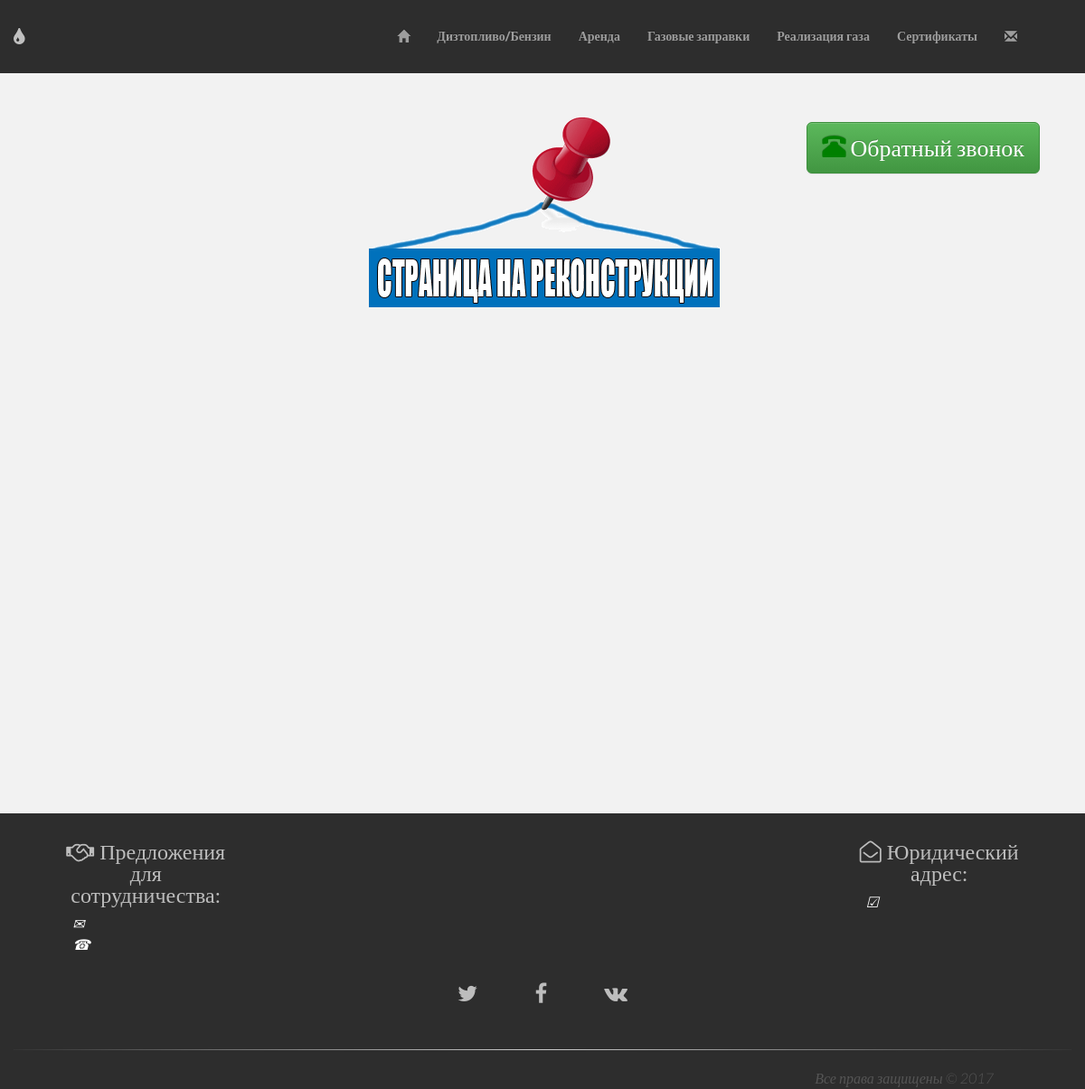
Before: /techwork/ with the older database file.
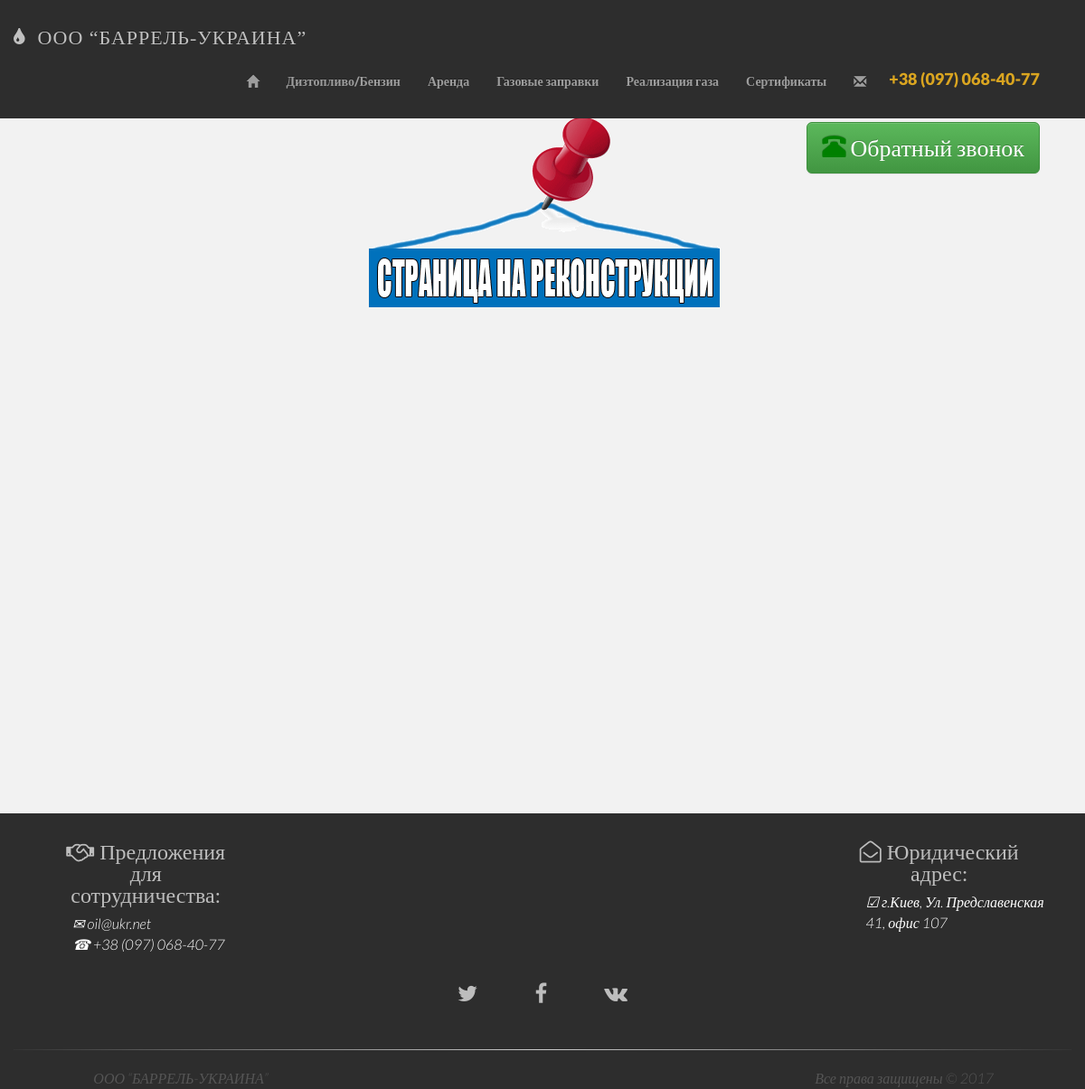
After: the same page with the newer database file.
### oilstandart/models.py (models this page shows, shortened)
class PriceAndCompany(models.Model):
    author = models.ForeignKey('auth.User') #Ссылка на другую модель
    price = models.CharField(verbose_name='Цена за 1 литр', max_length=200)#Ограничение числовых символов
    company = models.CharField(verbose_name='Название компании', max_length=200)
    created_date = models.DateTimeField(verbose_name='Дата',
            default=timezone.now)  #Дата и время
    published_date = models.DateTimeField(verbose_name='Публикация даты',
            blank=True, null=True)
    class Meta:
        verbose_name_plural = "Цена продукта и название компании"

class Contacts(models.Model):
    address = models.CharField(verbose_name='Адрес(обязательное поле)', max_length=200)
    phone_1 = models.CharField(verbose_name='Телефон №1(обязательное поле)', max_length=200)
    phone_2 = models.CharField(verbose_name='Телефон №2(необязательное поле)', blank=True, null=True, default=None, max_length=200)
    phone_3 = models.CharField(verbose_name='Телефон №3(необязательное поле)', blank=True, null=True, default=None, max_length=200)
    mail_1 = models.CharField(verbose_name='email №1(обязательное поле)', null=True, blank=True, max_length=200)
    mail_2 = models.CharField(verbose_name='email №2(необязательное поле)', null=True, blank=True, max_length=200)
    mail_3 = models.CharField(verbose_name='email №3(необязательное поле)', blank=True, null=True, max_length=200)
    Working_hours = models.CharField(verbose_name='Время работы(обязательное поле)', max_length=200)
    class Meta:
        verbose_name_plural = "Контакты"

### oilstandart/views.py (the view)
# urls.py: url(r'^techwork/$', views.techwork, name='techwork'),
def techwork(reguest):
    contacts = Contacts.objects.all()
    return render(reguest, 'oilstandart/techwork.html', {'price_oil': price_oil, 'contacts': contacts})

### oilstandart/templates/oilstandart/techwork.html
{% extends 'oilstandart/base.html' %}
{% block content %}
<div class="content">
<div class="row">
<div class="col-md-12 techworkphoto">
    <a href="{% url 'indexoil' %}"><img src="/static/img/techwork.gif" alt="Технические работы" class="img-responsive center-block"></a>
</div>
</div>
</div>
</div>
{% endblock content %}

### oilstandart/templates/oilstandart/base.html (shortened to what the changed rows need)
{% load staticfiles %}
<html>
<head>
    <link rel="stylesheet" href="//maxcdn.bootstrapcdn.com/bootstrap/3.2.0/css/bootstrap.min.css">
    <link rel="stylesheet" href="//maxcdn.bootstrapcdn.com/bootstrap/3.2.0/css/bootstrap-theme.min.css">
	<link rel="stylesheet" href="{% static 'css/main.css' %}">
	<link rel="stylesheet" href="{% static 'css/font-awesome.min.css' %}">
</head>
<body>
<div class="wrapper">
    <div class="navbar navbar-inverse navbar-fixed-top">
        <div class="containernav">
	    <div class="navbar-header">
			<a class="navbar-brand" href="{% url 'indexoil' %}"><i class="fa fa-tint logo" aria-hidden="true">
				    &nbsp;{% for item in price_oil %}{{ item.company|upper }}{% endfor %}</i></a></nav>
		</div>
		    <div class="navbar-collapse collapse right">
			    <ul class="nav navbar-nav navbar-right">
						{% url 'history' as url %}
						{% url 'reviews' as url %}
						{% url 'benefits' as url %}
						    {% url 'winter_0' as url %}
							{% url 'winter_1' as url %}
							{% url 'winter_2' as url %}
							{% url 'winter_3' as url %}
						{% url 'summer_0' as url %}
						{% url 'summer_1' as url %}
						{% url 'petrol_0' as url %}
						{% url 'petrol_1' as url %}
						{% url 'kerosene_0' as url %}
						{% url 'kerosene_1' as url %}
						{% url 'smt_0' as url %}
						{% url 'smt_1' as url %}
						{% url 'saleoffuel' as url %}
						{% url 'transportationoffuel' as url %}
						{% url 'fuelpumping' as url %}
						{% url 'fuelutilization' as url %}
                        {% url 'rentofcontainers' as url %}
                        {% url 'gasolinetankerrental' as url %}
                        {% url 'miniazs' as url %}
						{% url 'oilstoragedepot' as url %}
						{% url 'cooperation' as url %}
					   	{% url 'queandanswers' as url %}
						{% url 'qualitypassportdt' as url %}
						{% url 'qualitypassportai' as url %}
					{% url 'indexoil' as url %}
					{% url 'dieselfuel' as url %}
					{% url 'rent' as url %}
					{% url 'gasfilling' as url %}
					{% url 'realization' as url %}
					{% url 'certificates' as url %}
					{% url 'contacts' as url %}
				    <li class="color-phone phone-position"><span class="color-097">{% for contact in contacts %}{{ contact.phone_1|truncatewords:"7" }}{% endfor %}</span></li>
				</ul>
			</div>
    </div>
</div>
                {% block content %}
                {% endblock %}
	<div class="row f">
		<div class="col-lg-12 centered">
			<div class="footer-inner">
						{% url 'history' as url %}
						{% url 'reviews' as url %}
						{% url 'benefits' as url %}
						{% url 'winter' as url %}
						{% url 'summer' as url %}
						{% url 'petrol' as url %}
						{% url 'kerosene' as url %}
                        {% url 'smt' as url %}
						{% url 'saleoffuel' as url %}
						{% url 'transportationoffuel' as url %}
						{% url 'fuelpumping' as url %}
						{% url 'fuelutilization' as url %}
                        {% url 'rentofcontainers' as url %}
                        {% url 'gasolinetankerrental' as url %}
                        {% url 'miniazs' as url %}
						{% url 'history' as url %}
						{% url 'reviews' as url %}
						{% url 'benefits' as url %}
		<div class="container">
					    <div class="row centered">
						    <div class="col-lg-3 contactLeft">
		                        <i class="fa fa-handshake-o" aria-hidden="true">&nbsp;Предложения для сотрудничества:<br><br></i>
								<em class="wfoo">&#9993; {% for contact in contacts %}{{ contact.mail_1 }}{% endfor %}<br>
								&#9742; {% for contact in contacts %}{{ contact.phone_1 }}{% endfor %}</em>
		                    </div>
                            <div class="col-lg-3 contactLeft">
							  <i class="fa fa-envelope-open-o" aria-hidden="true">&nbsp;Юридический адрес:<br><br></i>
                              <em class="wfoo">&#9745; {% for contact in contacts %}{{ contact.address }}{% endfor %}</em>
		                    </div>
							<hr class="style-one"></hr><br>
                  <div class="row centered">
						<div class="col-lg-4">
		                         <em>{% for item in price_oil %}{{ item.company|upper }}{% endfor %}</em>
		                </div>
				</div>
		                </div>
		</div>
		   </div>
	   </div>
    </div>
</body>
</html>

Changed rows visible on the page:
added PriceAndCompany: company "ООО “БАРРЕЛЬ-УКРАИНА”"
added Contacts: phone_1 "+38 (097) 068-40-77", mail_1 "oil@ukr.net", address "г.Киев, Ул. Предславенская 41, офис 107"
